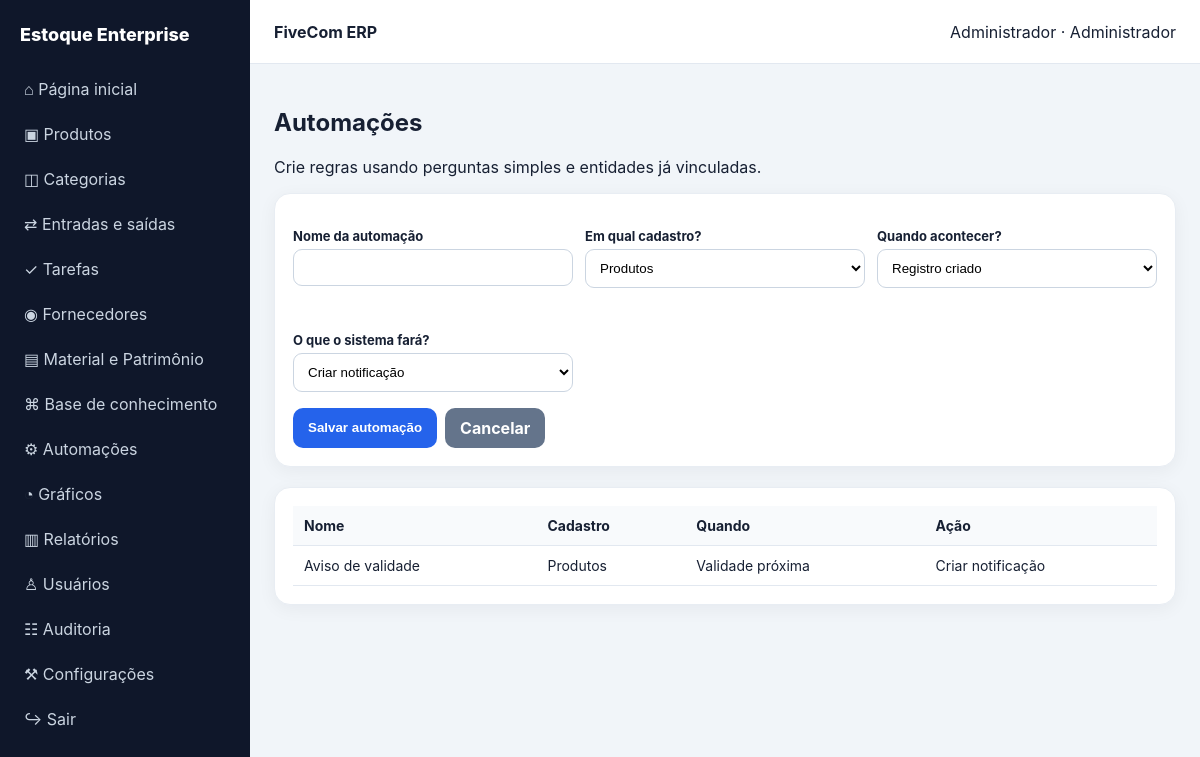
The app's page /automations (signed in) with its own data.
### app.py (models this page shows)
class Setting(db.Model):
 id=db.Column(db.Integer,primary_key=True); system_name=db.Column(db.String(120),default='FiveCom ERP'); company_name=db.Column(db.String(120),default='Estoque Enterprise'); browser_title=db.Column(db.String(120),default='FiveCom ERP'); primary_color=db.Column(db.String(20),default='#2563eb'); secondary_color=db.Column(db.String(20),default='#0f172a'); logo=db.Column(db.String(255)); login_logo=db.Column(db.String(255)); favicon=db.Column(db.String(255)); login_position=db.Column(db.String(20),default='center'); footer=db.Column(db.String(255),default='Documento gerado automaticamente pelo FiveCom ERP'); disabled_modules=db.Column(db.Text,default='')

class User(UserMixin,db.Model):
 id=db.Column(db.Integer,primary_key=True); name=db.Column(db.String(120),nullable=False); username=db.Column(db.String(80),unique=True,nullable=False); password=db.Column(db.String(255),nullable=False); role=db.Column(db.String(30),default='Operador'); active=db.Column(db.Boolean,default=True); permissions=db.Column(db.Text,default='')
 def can(self,m): return self.role=='Administrador' or m in (self.permissions or '').split(',')

class Automation(db.Model):
 id=db.Column(db.Integer,primary_key=True); name=db.Column(db.String(150)); entity=db.Column(db.String(80)); trigger=db.Column(db.String(120)); action=db.Column(db.String(120)); active=db.Column(db.Boolean,default=True)

### app.py (the view)
@app.route('/automations',methods=['GET','POST'])
@login_required
def automations():
 if request.method=='POST':db.session.add(Automation(name=request.form['name'],entity=request.form['entity'],trigger=request.form['trigger'],action=request.form['action']));db.session.commit();return redirect(url_for('automations'))
 return render_template('automations.html',items=Automation.query.all())

### app.py (called while the page is built)
@login.user_loader
def load_user(i): return db.session.get(User,int(i))

def settings():
 s=Setting.query.first()
 if not s:s=Setting();db.session.add(s);db.session.commit()
 return s

@app.context_processor
def ctx():
 s=settings(); return dict(cfg=s,module_enabled=lambda m:m not in (s.disabled_modules or '').split(','),now=datetime.now())

### templates/automations.html
{% extends 'base.html' %}{% block content %}<h1>Automações</h1><p>Crie regras usando perguntas simples e entidades já vinculadas.</p><form class="card" method="post"><div class="form-grid"><p><label>Nome da automação</label><input name="name" required></p><p><label>Em qual cadastro?</label><select name="entity"><option>Produtos</option><option>Entradas</option><option>Saídas</option><option>Tarefas</option><option>Patrimônio</option></select></p><p><label>Quando acontecer?</label><select name="trigger"><option>Registro criado</option><option>Registro alterado</option><option>Estoque abaixo do mínimo</option><option>Validade próxima</option><option>Tarefa vencida</option></select></p><p><label>O que o sistema fará?</label><select name="action"><option>Criar notificação</option><option>Criar tarefa</option><option>Enviar e-mail</option><option>Atualizar status</option></select></p></div><div class="actions"><button class="btn">Salvar automação</button><a class="btn secondary" href="{{url_for('home')}}">Cancelar</a></div></form><br><div class="card table-wrap"><table><tr><th>Nome</th><th>Cadastro</th><th>Quando</th><th>Ação</th></tr>{% for x in items %}<tr><td>{{x.name}}</td><td>{{x.entity}}</td><td>{{x.trigger}}</td><td>{{x.action}}</td></tr>{% endfor %}</table></div>{% endblock %}

### templates/base.html (shortened to what this page needs)
<!doctype html><html lang="pt-BR"><head><link rel="stylesheet" href="{{url_for('static',filename='style.css')}}"></head><body><aside class="sidebar" id="side"><div class="brand"><span>{{cfg.company_name}}</span></div><nav class="nav"><a href="{{url_for('home')}}">⌂ Página inicial</a>{% if module_enabled('produtos') and current_user.can('produtos') %}<a href="{{url_for('products')}}">▣ Produtos</a><a href="{{url_for('categories')}}">◫ Categorias</a>{% endif %}{% if module_enabled('movimentacoes') %}<a href="{{url_for('movements')}}">⇄ Entradas e saídas</a>{% endif %}{% if module_enabled('tarefas') %}<a href="{{url_for('tasks')}}">✓ Tarefas</a>{% endif %}{% if module_enabled('fornecedores') %}<a href="{{url_for('suppliers')}}">◉ Fornecedores</a>{% endif %}{% if module_enabled('patrimonio') %}<a href="{{url_for('assets')}}">▤ Material e Patrimônio</a>{% endif %}{% if module_enabled('conhecimento') %}<a href="{{url_for('knowledge')}}">⌘ Base de conhecimento</a>{% endif %}{% if module_enabled('automacoes') %}<a href="{{url_for('automations')}}">⚙ Automações</a>{% endif %}{% if module_enabled('graficos') %}<a href="{{url_for('charts')}}">◔ Gráficos</a>{% endif %}{% if module_enabled('relatorios') %}<a href="{{url_for('reports')}}">▥ Relatórios</a>{% endif %}{% if current_user.role=='Administrador' %}<a href="{{url_for('users')}}">♙ Usuários</a><a href="{{url_for('audits')}}">☷ Auditoria</a><a href="{{url_for('config')}}">⚒ Configurações</a>{% endif %}<a href="{{url_for('logout')}}">↪ Sair</a></nav></aside><main class="main"><header class="top"><strong>{{cfg.system_name}}</strong><span>{{current_user.name}} · {{current_user.role}}</span></header><section class="content">{% block content %}{% endblock %}</section></main></body></html>

### static/style.css (style rules this page uses)
:root { --primary:#2563eb;--secondary:#0f172a }
* { box-sizing:border-box }
body { margin:0;font-family:Inter,system-ui,Arial;background:#f1f5f9;color:#172033 }
a { text-decoration:none;color:inherit }
.sidebar { position:fixed;inset:0 auto 0 0;width:250px;background:var(--secondary);color:#fff;padding:18px 12px;overflow:auto }
.brand { display:flex;align-items:center;gap:10px;font-weight:800;font-size:18px;padding:6px 8px 20px }
.nav a { display:block;padding:11px 12px;border-radius:10px;margin:3px 0;color:#cbd5e1 }
.main { margin-left:250px;min-height:100vh }
.top { height:64px;background:#fff;display:flex;align-items:center;justify-content:space-between;padding:0 24px;border-bottom:1px solid #e2e8f0;position:sticky;top:0;z-index:5 }
.content { padding:24px;max-width:1500px;margin:auto }
.card { background:#fff;border-radius:16px;padding:18px;box-shadow:0 4px 18px #0f172a0d;border:1px solid #e8edf3 }
.btn { background:var(--primary);color:#fff;border:0;padding:10px 15px;border-radius:10px;cursor:pointer;font-weight:650 }
.btn.secondary { background:#64748b }
.actions { display:flex;gap:8px;flex-wrap:wrap }
.form-grid { display:grid;grid-template-columns:repeat(3,1fr);gap:12px }
label { font-size:13px;font-weight:700;display:block;margin-bottom:5px }
input,select,textarea { width:100%;padding:10px;border:1px solid #cbd5e1;border-radius:9px;background:#fff }
.table-wrap { overflow:auto }
table { width:100%;border-collapse:collapse }
th,td { text-align:left;padding:11px;border-bottom:1px solid #e2e8f0;font-size:14px }
th { background:#f8fafc }

### records on screen
Setting: company_name "Estoque Enterprise", system_name "FiveCom ERP"
User: name "Administrador", role "Administrador"
Automation: name "Aviso de validade", entity "Produtos", trigger "Validade próxima", action "Criar notificação"
